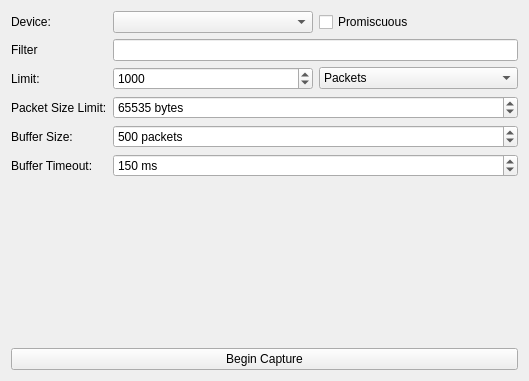
<?xml version="1.0" encoding="UTF-8"?>
<ui version="4.0">
 <class>PacketCaptureForm</class>
 <widget class="QWidget" name="PacketCaptureForm">
  <property name="geometry">
   <rect>
    <x>0</x>
    <y>0</y>
    <width>529</width>
    <height>381</height>
   </rect>
  </property>
  <property name="windowTitle">
   <string>Dialog</string>
  </property>
  <layout class="QVBoxLayout" name="verticalLayout">
   <item>
    <layout class="QFormLayout" name="configLayout">
     <item row="0" column="0">
      <widget class="QLabel" name="label">
       <property name="text">
        <string>Device:</string>
       </property>
       <property name="buddy">
        <cstring>cb_device</cstring>
       </property>
      </widget>
     </item>
     <item row="0" column="1">
      <layout class="QHBoxLayout" name="horizontalLayout_2">
       <item>
        <widget class="QComboBox" name="cb_device"/>
       </item>
       <item>
        <widget class="QCheckBox" name="ck_promiscuous">
         <property name="text">
          <string>Promiscuous</string>
         </property>
        </widget>
       </item>
      </layout>
     </item>
     <item row="1" column="0">
      <widget class="QLabel" name="label_3">
       <property name="text">
        <string>Filter</string>
       </property>
      </widget>
     </item>
     <item row="1" column="1">
      <widget class="QLineEdit" name="le_filter"/>
     </item>
     <item row="2" column="0">
      <widget class="QLabel" name="label_2">
       <property name="text">
        <string>Limit:</string>
       </property>
      </widget>
     </item>
     <item row="2" column="1">
      <layout class="QHBoxLayout" name="horizontalLayout">
       <item>
        <widget class="QSpinBox" name="sb_limit">
         <property name="minimum">
          <number>1</number>
         </property>
         <property name="maximum">
          <number>100000000</number>
         </property>
         <property name="value">
          <number>1000</number>
         </property>
        </widget>
       </item>
       <item>
        <widget class="QComboBox" name="cb_limitType">
         <item>
          <property name="text">
           <string>Packets</string>
          </property>
         </item>
         <item>
          <property name="text">
           <string>KB</string>
          </property>
         </item>
        </widget>
       </item>
      </layout>
     </item>
     <item row="3" column="0">
      <widget class="QLabel" name="label_4">
       <property name="text">
        <string>Packet Size Limit:</string>
       </property>
      </widget>
     </item>
     <item row="3" column="1">
      <widget class="QSpinBox" name="sb_maxPacketSize">
       <property name="suffix">
        <string> bytes</string>
       </property>
       <property name="minimum">
        <number>1</number>
       </property>
       <property name="maximum">
        <number>262144</number>
       </property>
       <property name="value">
        <number>65535</number>
       </property>
      </widget>
     </item>
     <item row="4" column="0">
      <widget class="QLabel" name="label_6">
       <property name="text">
        <string>Buffer Size:</string>
       </property>
      </widget>
     </item>
     <item row="4" column="1">
      <widget class="QSpinBox" name="sb_packetBufferSize">
       <property name="suffix">
        <string> packets</string>
       </property>
       <property name="minimum">
        <number>1</number>
       </property>
       <property name="maximum">
        <number>10000</number>
       </property>
       <property name="value">
        <number>500</number>
       </property>
      </widget>
     </item>
     <item row="5" column="0">
      <widget class="QLabel" name="label_5">
       <property name="text">
        <string>Buffer Timeout:</string>
       </property>
      </widget>
     </item>
     <item row="5" column="1">
      <widget class="QSpinBox" name="sb_timeout">
       <property name="enabled">
        <bool>true</bool>
       </property>
       <property name="suffix">
        <string> ms</string>
       </property>
       <property name="minimum">
        <number>1</number>
       </property>
       <property name="maximum">
        <number>100000</number>
       </property>
       <property name="value">
        <number>150</number>
       </property>
      </widget>
     </item>
    </layout>
   </item>
   <item>
    <widget class="QLabel" name="lb_errorLabel">
     <property name="font">
      <font>
       <weight>75</weight>
       <bold>true</bold>
      </font>
     </property>
     <property name="text">
      <string/>
     </property>
    </widget>
   </item>
   <item>
    <widget class="QPushButton" name="pb_beginCapture">
     <property name="enabled">
      <bool>true</bool>
     </property>
     <property name="text">
      <string>Begin Capture</string>
     </property>
    </widget>
   </item>
  </layout>
 </widget>
 <tabstops>
  <tabstop>pb_beginCapture</tabstop>
 </tabstops>
 <resources/>
 <connections/>
</ui>
